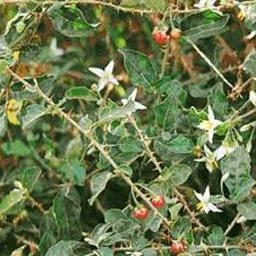
#> input picture labwork6/imgs/anh.jpg, 256 x 256 px, found by its file name
$ jupyter execute --allow-errors Labwork.6.Map.ipynb
#> lines starting #> are read from the running program, lines starting #| are printed output that depends on the picture
## Upload and config the image

[cell 1]
IMAGE_FILE = "anh.jpg"
IMAGE_FILE_2 = "image.jpeg"
GRAYSCALE_IMAGE_FILE = "gs_anh.jpg"

## Preprocess

[cell 2]
# Convert img to grayscale using GPU from scratch

from numba import cuda
import numpy as np
import matplotlib.pyplot as plt

# [22 lines left out: functions grayscale, grayscale_gpu, not called in this run]

[cell 3]
# Convert image to grayscale using lib.
from PIL import Image

image = Image.open(IMAGE_FILE).convert("L")
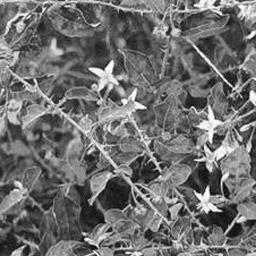
#> image: PIL image 256x256 L; min 4, max 255, mean 111
image.save(GRAYSCALE_IMAGE_FILE)

## Visualize the image

[cell 4]
import matplotlib.pyplot as plt

def show_image(image, title=None, vmax=255):
#> called with image = 'anh.jpg', vmax = 255
  if isinstance(image, str):
    image = plt.imread(image)
#> image is the input picture: shape (256, 256, 3); mean R, G, B 107.5, 119.3, 77.1

  height, width = image.shape[0], image.shape[1]
#> height = 256; width = 256
  print(f"Size of image: {width} x {height} - {height * width} pixels")
#| Size of image: 256 x 256 - 65536 pixels

  plt.imshow(image, cmap='gray', vmin=0, vmax=vmax)
  plt.axis('off')
  plt.title(title, fontweight ="bold")
  plt.show()

[cell 5]
show_image(IMAGE_FILE)
show_image(GRAYSCALE_IMAGE_FILE)
#| Size of image: 256 x 256 - 65536 pixels

## Extra 6a: Binarization

[cell 6]
from numba import cuda
import numpy as np
import time

# [9 lines left out: function binarization, not called in this run]


def grayscale_image_binarization(image_file, blockSize=(32, 32), threshold=128):
#> called with image_file = 'gs_anh.jpg', blockSize = (32, 32), threshold = 128
  img = plt.imread(image_file)
  imageHeight, imageWidth = img.shape
#> imageHeight = 256; imageWidth = 256
  gridSize = (
    (imageHeight + blockSize[0] - 1) // blockSize[0],
    (imageWidth + blockSize[1] - 1) // blockSize[1]
  )
#> gridSize = (8, 8)

  print(f"Do binarization image by gpu, blockSize={blockSize} ...")

  start_t = time.time()

  devSrc = cuda.to_device(img)
  devDst = cuda.device_array((imageHeight, imageWidth), np.uint8)
  binarization[gridSize, blockSize](devSrc, devDst, threshold)
  img = devDst.copy_to_host()

  total_time = time.time() - start_t
  print(f"It took {total_time} seconds to finish.")

  return img, total_time

#> (a cell that did not finish here is left out)

## Extra 6b: Brightness control

[cell 8]
from numba import cuda
import numpy as np
import time

# [12 lines left out: function brightness, not called in this run]


def image_brightness(image_file, blockSize=(32, 32), value=16):
#> called with image_file = 'anh.jpg', blockSize = (32, 32), value = 64
  img = plt.imread(image_file)
  imageHeight, imageWidth = img.shape[0], img.shape[1]
#> imageHeight = 256; imageWidth = 256
  gridSize = (
    (imageHeight + blockSize[0] - 1) // blockSize[0],
    (imageWidth + blockSize[1] - 1) // blockSize[1]
  )
#> gridSize = (8, 8)

  print(f"Do brightness image by gpu, blockSize={blockSize} ...")

  start_t = time.time()

  devSrc = cuda.to_device(img)
  devDst = cuda.device_array((imageHeight, imageWidth, 3), np.uint8)
  brightness[gridSize, blockSize](devSrc, devDst, value)
  img = devDst.copy_to_host()

  total_time = time.time() - start_t
  print(f"It took {total_time} seconds to finish.")

  return img, total_time


#> (the rest of this cell did not finish here and is left out)

## Extra 6c: Blending images

[cell 9]
from numba import cuda
import numpy as np
import time

# [12 lines left out: function blend, not called in this run]


def image_blend(image_file1, image_file2, blockSize=(32, 32), weight=0.5):
#> called with image_file1 = 'anh.jpg', image_file2 = 'image.jpeg', blockSize = (32, 32), weight = 0.5
  img1 = plt.imread(image_file1)
  img2 = plt.imread(image_file2)
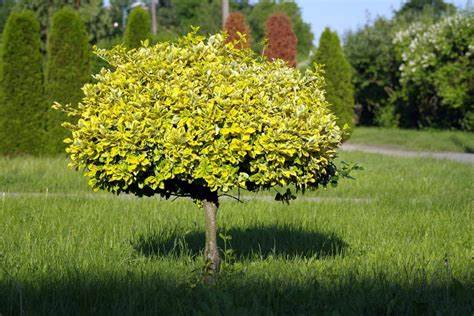
#> input picture labwork6/imgs/image.jpeg, 474 x 316 px, found by its file name
#> img2 is the input picture: shape (316, 474, 3); mean R, G, B 104.4, 115.2, 51.3

  # convert grayscale to 3-channels image
  if len(img1.shape) == 2 or img1.shape[2] == 1:
    img1 = np.stack((img1,)*3, axis=-1)
  if len(img2.shape) == 2 or img2.shape[2] == 1:
    img2 = np.stack((img2,)*3, axis=-1)

  # assert img1.shape == img2.shape, "Image size must be the same!"

  imageHeight, imageWidth = img1.shape[0], img1.shape[1]
#> imageHeight = 256; imageWidth = 256
  print(img1.shape, img2.shape)
#| (256, 256, 3) (316, 474, 3)

  gridSize = (
    (imageHeight + blockSize[0] - 1) // blockSize[0],
    (imageWidth + blockSize[1] - 1) // blockSize[1]
  )
#> gridSize = (8, 8)

  print(f"Do blend image by gpu, blockSize={blockSize} ...")

  start_t = time.time()

  devSrc1 = cuda.to_device(img1)
  devSrc2 = cuda.to_device(img2)
  devDst = cuda.device_array((imageHeight, imageWidth, 3), np.uint8)
  blend[gridSize, blockSize](devSrc1, devSrc2, devDst, weight)
  img = devDst.copy_to_host()

  total_time = time.time() - start_t
  print(f"It took {total_time} seconds to finish.")

  return img, total_time


#> (the rest of this cell did not finish here and is left out)

## Experiment with diﬀerent 2D block size values

[cell 10]
import matplotlib.pyplot as plt

# Process in 2D grid
block_sizes = [
   (8, 8), (8, 8), (16, 16), (32, 32),
]

binarization_process_times = []
brightness_process_times = []
blend_process_times = []

#> (the rest of this cell did not finish here and is left out)
